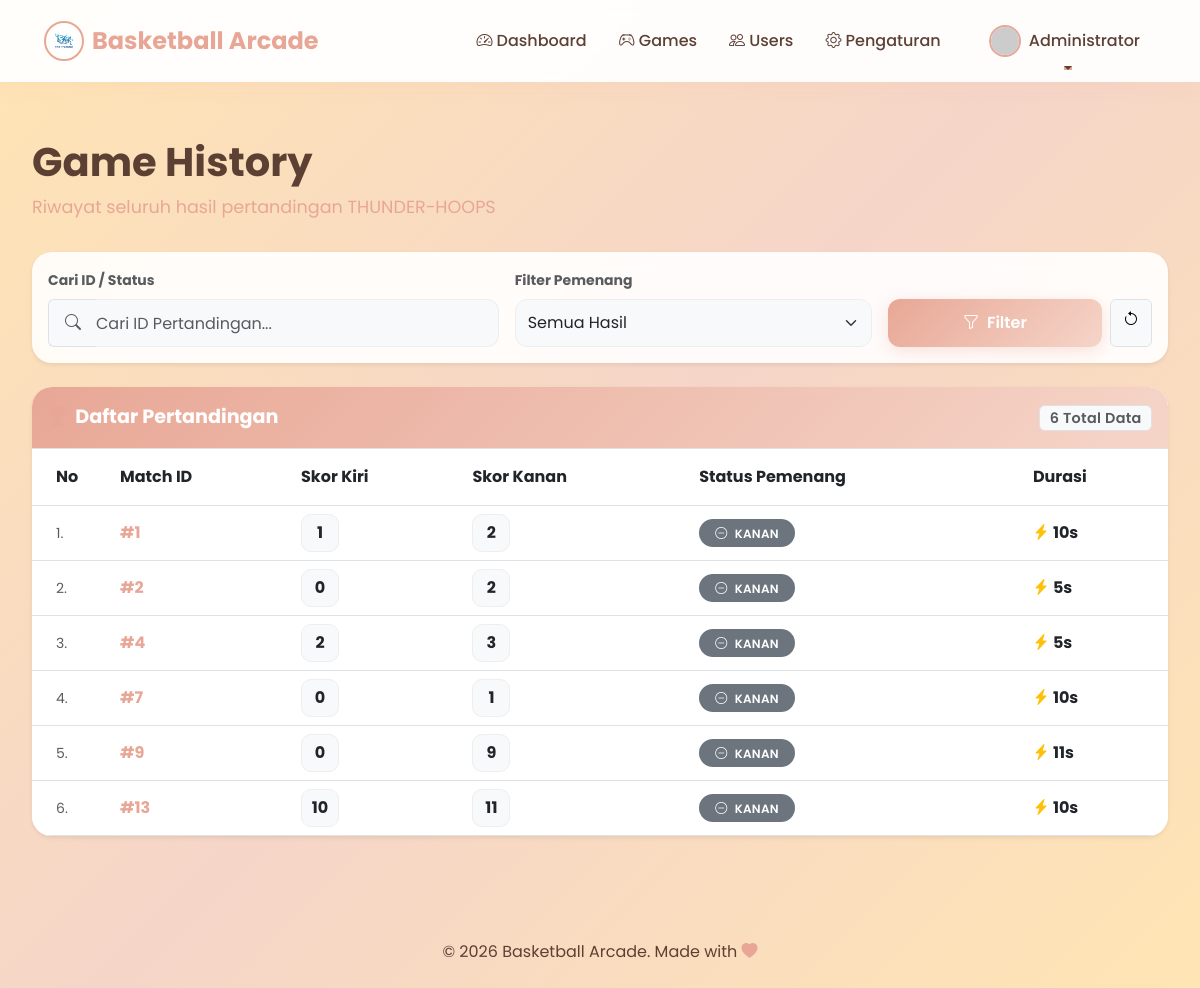
Screenshot of /admin/riwayat.php?winner=KANAN (signed in) with the database file from the repository.
### tables this page shows
CREATE TABLE `users` (
  `id` int NOT NULL,
  `username` varchar(50) NOT NULL,
  `password` varchar(255) NOT NULL,
  `full_name` varchar(100) NOT NULL,
  `role` enum('admin','user') DEFAULT 'user',
  `created_at` timestamp NOT NULL DEFAULT CURRENT_TIMESTAMP,
  `foto_profil` varchar(255) DEFAULT NULL
);

CREATE TABLE `match_data` (
  `id` int NOT NULL,
  `skor_kiri` int DEFAULT '0',
  `skor_kanan` int DEFAULT '0',
  `durasi` int DEFAULT '0',
  `pemenang` varchar(50) DEFAULT NULL,
  `created_at` timestamp NULL DEFAULT CURRENT_TIMESTAMP
);

### admin/riwayat.php (the view, shortened to what this page needs)
<?php
require_once '../config/koneksi.php';
$page = isset($_GET['page']) ? (int)$_GET['page'] : 1;
$limit = 15;
$offset = ($page - 1) * $limit;
$search = isset($_GET['search']) ? trim($_GET['search']) : '';
$winner_filter = isset($_GET['winner']) ? trim($_GET['winner']) : '';
$where_clauses = [];
$params = [];
$types = '';
if(!empty($winner_filter)) {
    $where_clauses[] = "pemenang = ?";
    $params[] = $winner_filter;
    $types .= 's';
}
$where_sql = !empty($where_clauses) ? "WHERE " . implode(" AND ", $where_clauses) : "";
$query_total = "SELECT COUNT(*) as total FROM match_data $where_sql";
$stmt_total = $conn->prepare($query_total);
if(!empty($params)) {
    $stmt_total->bind_param($types, ...$params);
}
$stmt_total->execute();
$total_records = $stmt_total->get_result()->fetch_assoc()['total'];
$query_games = "SELECT * FROM match_data $where_sql ORDER BY id ASC LIMIT ? OFFSET ?";
$stmt_games = $conn->prepare($query_games);
$final_params = array_merge($params, [$limit, $offset]);
$final_types = $types . "ii";
$stmt_games->bind_param($final_types, ...$final_params);
$stmt_games->execute();
$games = $stmt_games->get_result()->fetch_all(MYSQLI_ASSOC);
include '../includes/header.php';
include '../includes/navbar.php';
?>
<div class="container-custom mt-4">
    <div class="mb-4">
        <h1 class="page-title">Game History</h1>
        <p class="page-subtitle">Riwayat seluruh hasil pertandingan THUNDER-HOOPS</p>
    </div>
    <div class="card card-custom mb-4 shadow-sm border-0">
        <div class="card-body">
            <form method="GET" action="" class="row g-3 align-items-end">
                <div class="col-md-5">
                    <label class="form-label small fw-bold text-muted mb-2">Cari ID / Status</label>
                    <div class="input-group">
                        <span class="input-group-text bg-light border-end-0 px-3"><i class="bi bi-search text-muted"></i></span>
                        <input type="text" class="form-control form-control-custom border-start-0 ps-0 bg-light" name="search"
                               placeholder="Cari ID Pertandingan..." value="<?php echo htmlspecialchars($search); ?>">
                    </div>
                </div>
                <div class="col-md-4">
                    <label class="form-label small fw-bold text-muted mb-2">Filter Pemenang</label>
                    <select class="form-select form-select-custom bg-light" name="winner">
                        <option value="">Semua Hasil</option>
                    </select>
                </div>
                <div class="col-md-3">
                    <div class="d-flex gap-2">
                        <button type="submit" class="btn btn-peach w-100 py-2">
                            <i class="bi bi-funnel me-1"></i> Filter
                        </button>
                        <?php if(!empty($search) || !empty($winner_filter)): ?>
                            <a href="games.php" class="btn btn-light py-2 border">
                                <i class="bi bi-arrow-counterclockwise"></i>
                            </a>
                        <?php endif; ?>
                    </div>
                </div>
            </form>
        </div>
    </div>
    <div class="card card-custom shadow-sm border-0 overflow-hidden">
        <div class="card-header-custom p-3 bg-white border-bottom d-flex align-items-center justify-content-between">
            <span class="fw-bold"><i class="bi bi-trophy-fill me-2 text-peach"></i>Daftar Pertandingan</span>
            <span class="badge bg-light text-muted border"><?php echo $total_records; ?> Total Data</span>
        </div>
        <div class="card-body p-0">
            <div class="table-responsive">
                <table class="table table-hover align-middle mb-0">
                    <thead class="bg-light shadow-sm">
                        <tr>
                            <th class="ps-4 py-3" style="width: 80px;">No</th>
                            <th class="py-3">Match ID</th>
                            <th class="py-3">Skor Kiri</th>
                            <th class="py-3">Skor Kanan</th>
                            <th class="py-3">Status Pemenang</th>
                            <th class="py-3">Durasi</th>
                        </tr>
                    </thead>
                    <tbody>
                        <?php if(count($games) > 0): ?>
                            <?php $no = $offset + 1; foreach($games as $game): ?>
                            <tr>
                                <td class="ps-4 text-muted small"><?php echo $no++; ?>.</td>
                                <td><span class="fw-bold text-peach">#<?php echo $game['id']; ?></span></td>
                                <td>
                                    <div class="d-flex align-items-center gap-2">
                                        <div class="score-circle bg-light d-flex align-items-center justify-content-center fw-bold" style="width: 38px; height: 38px; border-radius: 10px; border: 1px solid #eee;">
                                            <?php echo $game['skor_kiri']; ?>
                                        </div>
                                    </div>
                                </td>
                                <td>
                                    <div class="d-flex align-items-center gap-2">
                                        <div class="score-circle bg-light d-flex align-items-center justify-content-center fw-bold" style="width: 38px; height: 38px; border-radius: 10px; border: 1px solid #eee;">
                                            <?php echo $game['skor_kanan']; ?>
                                        </div>
                                    </div>
                                </td>
                                <td>
                                    <?php
                                    $badge_class = 'bg-secondary';
                                    $icon = 'bi-dash-circle';
                                    ?>
                                    <span class="badge <?php echo $badge_class; ?> px-3 py-2 rounded-pill">
                                        <i class="bi <?php echo $icon; ?> me-1"></i> <?php echo $game['pemenang']; ?>
                                    </span>
                                </td>
                                <td>
                                    <span class="text-dark fw-bold"><i class="bi bi-lightning-charge-fill me-1 text-warning"></i><?php echo $game['durasi']; ?>s</span>
                                </td>
                            </tr>
                            <?php endforeach; ?>
                        <?php endif; ?>
                    </tbody>
                </table>
            </div>
        </div>
    </div>
</div>
<?php include '../includes/footer.php'; ?>

### includes/navbar.php (shortened to what this page needs)
<?php
$current_page = basename($_SERVER['PHP_SELF']);
$current_dir = basename(dirname($_SERVER['PHP_SELF']));
$base_path = ($current_dir == 'admin' || $current_dir == 'user' || $current_dir == 'profil') ? '../' : '';
$admin_path = ($current_dir == 'admin') ? '' : $base_path . 'admin/';
$user_path = ($current_dir == 'user') ? '' : $base_path . 'user/';
$user_id_nav = $_SESSION['user_id'];
$query_nav = "SELECT foto_profil, full_name FROM users WHERE id = ?";
$stmt_nav = $conn->prepare($query_nav);
$stmt_nav->bind_param("i", $user_id_nav);
$stmt_nav->execute();
$res_nav = $stmt_nav->get_result()->fetch_assoc();
$nav_photo = !empty($res_nav['foto_profil']) ? $base_path . 'assets/foto_profil/' . $res_nav['foto_profil'] : 'https://ui-avatars.com/api/?name=' . urlencode($res_nav['full_name']) . '&background=E8A796&color=fff';
?>
<nav class="navbar navbar-expand-lg navbar-custom sticky-top">
    <div class="container-fluid">
        <a class="navbar-brand d-flex align-items-center gap-2" href="<?php echo $_SESSION['role'] == 'admin' ? $admin_path . 'dashboard.php' : $user_path . 'dashboard.php'; ?>">
            <img src="<?php echo $base_path; ?>assets/logo.png" alt="Logo" class="rounded-circle" style="width: 40px; height: 40px; object-fit: cover; border: 2px solid var(--primary-peach);">
            <span>Basketball Arcade</span>
        </a>
        <div class="collapse navbar-collapse" id="navbarNav">
            <ul class="navbar-nav ms-auto align-items-center">
                <?php if($_SESSION['role'] == 'admin'): ?>
                <li class="nav-item">
                    <a class="nav-link <?php echo $current_page == 'dashboard.php' && $current_dir == 'admin' ? 'active' : ''; ?>" href="<?php echo $admin_path; ?>dashboard.php">
                        <i class="bi bi-speedometer2"></i> Dashboard
                    </a>
                </li>
                <li class="nav-item">
                    <a class="nav-link <?php echo $current_page == 'riwayat.php' ? 'active' : ''; ?>" href="<?php echo $admin_path; ?>riwayat.php">
                        <i class="bi bi-controller"></i> Games
                    </a>
                </li>
                <li class="nav-item">
                    <a class="nav-link <?php echo $current_page == 'users.php' ? 'active' : ''; ?>" href="<?php echo $admin_path; ?>users.php">
                        <i class="bi bi-people"></i> Users
                    </a>
                </li>
                <li class="nav-item">
                    <a class="nav-link <?php echo $current_page == 'pengaturan.php' ? 'active' : ''; ?>" href="<?php echo $admin_path; ?>pengaturan.php">
                        <i class="bi bi-gear"></i> Pengaturan
                    </a>
                </li>
                <?php endif; ?>
                <li class="nav-item dropdown ms-lg-3">
                    <a class="nav-link dropdown-toggle d-flex align-items-center gap-2" href="#" role="button" data-bs-toggle="dropdown">
                        <img src="<?php echo $nav_photo; ?>" alt="Avatar" class="rounded-circle" style="width: 32px; height: 32px; object-fit: cover; border: 2px solid var(--primary-peach);">
                        <span><?php echo explode(' ', $res_nav['full_name'])[0]; ?></span>
                    </a>
                </li>
            </ul>
        </div>
    </div>
</nav>

### assets/css/style.css (style rules this page uses)
:root { --primary-peach: #E8A796; --secondary-peach: #F5D5C8; --cream: #FFF8F0; --warm-yellow: #FFE5B4; --text-dark: #5C4033; --white: #FFFFFF; }
* { margin: 0; padding: 0; box-sizing: border-box; }
body { font-family: 'Poppins', 'Segoe UI', sans-serif; background: linear-gradient(135deg, #FFE5B4 0%, #F5D5C8 50%, #FFE5B4 100%); min-height: 100vh; color: var(--text-dark); }
.navbar-custom { background: rgba(255, 255, 255, 0.95) !important; backdrop-filter: blur(10px); box-shadow: 0 4px 20px rgba(232, 167, 150, 0.1); padding: 1rem 2rem; }
.navbar-brand { font-weight: 700; font-size: 1.5rem; color: var(--primary-peach) !important; display: flex; align-items: center; gap: 0.5rem; }
.nav-link { color: var(--text-dark) !important; font-weight: 500; margin: 0 0.5rem; transition: all 0.3s ease; position: relative; }
.nav-link::after { content: ''; position: absolute; width: 0; height: 2px; bottom: -5px; left: 50%; background-color: var(--primary-peach); transition: all 0.3s ease; transform: translateX(-50%); }
.card-custom { background: rgba(255, 255, 255, 0.9); backdrop-filter: blur(10px); border-radius: 20px; border: none; box-shadow: 0 8px 32px rgba(232, 167, 150, 0.2); transition: all 0.3s ease; overflow: hidden; }
.card-header-custom { background: linear-gradient(135deg, var(--primary-peach), var(--secondary-peach)); color: white; padding: 1.5rem; border: none; font-weight: 600; font-size: 1.2rem; }
.btn-peach { background: linear-gradient(135deg, var(--primary-peach), var(--secondary-peach)); color: white; border: none; padding: 0.75rem 2rem; border-radius: 50px; font-weight: 600; transition: all 0.3s ease; box-shadow: 0 4px 15px rgba(232, 167, 150, 0.3); }
.form-control-custom { border: 2px solid var(--secondary-peach); border-radius: 15px; padding: 0.75rem 1.25rem; transition: all 0.3s ease; background: rgba(255, 255, 255, 0.8); }
.container-custom { padding: 2rem; max-width: 1400px; margin: 0 auto; }
.page-title { color: var(--text-dark); font-weight: 700; font-size: 2.5rem; margin-bottom: 0.5rem; }
.page-subtitle { color: var(--primary-peach); font-size: 1.1rem; margin-bottom: 2rem; }

### admin/riwayat.php (style rules this page uses)
.text-peach { color: var(--primary-peach) !important; }
.card-custom { border-radius: 20px !important; }
.form-control-custom, .form-select-custom { border-radius: 12px; height: 48px; border: 1px solid #eee; }
.btn-peach { background: linear-gradient(135deg, var(--primary-peach), var(--secondary-peach)); border: none; color: white; border-radius: 12px; font-weight: 600; transition: all 0.3s ease; height: 48px; }
.badge { font-weight: 600; letter-spacing: 0.3px; }

### rows the page displays
users: full_name "Administrator"
match_data: id "1", skor_kiri "1", skor_kanan "2", pemenang "KANAN", durasi "10"
match_data: id "2", skor_kiri "0", skor_kanan "2", pemenang "KANAN", durasi "5"
match_data: id "4", skor_kiri "2", skor_kanan "3", pemenang "KANAN", durasi "5"
match_data: id "7", skor_kiri "0", skor_kanan "1", pemenang "KANAN", durasi "10"
match_data: id "9", skor_kiri "0", skor_kanan "9", pemenang "KANAN", durasi "11"
match_data: id "13", skor_kiri "10", skor_kanan "11", pemenang "KANAN", durasi "10"

### other values shown
$total_records "6"
